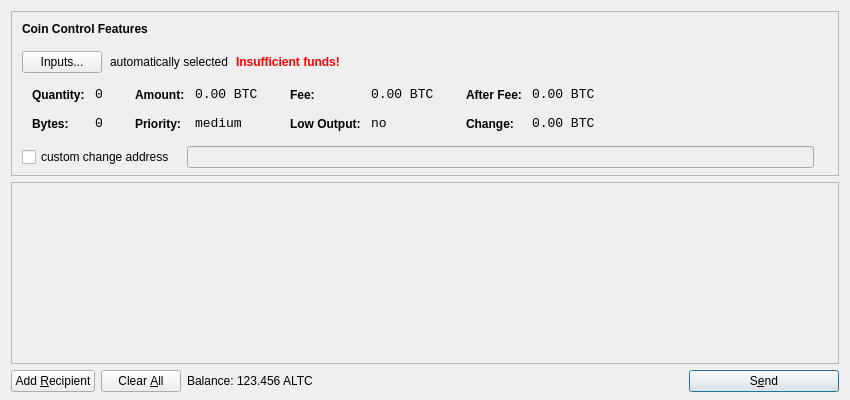
<?xml version="1.0" encoding="UTF-8"?>
<ui version="4.0">
 <class>SendCoinsDialog</class>
 <widget class="QDialog" name="SendCoinsDialog">
  <property name="geometry">
   <rect>
    <x>0</x>
    <y>0</y>
    <width>850</width>
    <height>400</height>
   </rect>
  </property>
  <property name="windowTitle">
   <string>Send Coins</string>
  </property>
  <layout class="QVBoxLayout" name="verticalLayout" stretch="0,1,0">
   <property name="bottomMargin">
    <number>8</number>
   </property>
   <item>
    <widget class="QFrame" name="frameCoinControl">
     <property name="sizePolicy">
      <sizepolicy hsizetype="Expanding" vsizetype="Expanding">
       <horstretch>0</horstretch>
       <verstretch>0</verstretch>
      </sizepolicy>
     </property>
     <property name="maximumSize">
      <size>
       <width>16777215</width>
       <height>16777215</height>
      </size>
     </property>
     <property name="frameShape">
      <enum>QFrame::StyledPanel</enum>
     </property>
     <property name="frameShadow">
      <enum>QFrame::Sunken</enum>
     </property>
     <layout class="QVBoxLayout" name="verticalLayoutCoinControl2">
      <property name="spacing">
       <number>-1</number>
      </property>
      <property name="leftMargin">
       <number>0</number>
      </property>
      <property name="topMargin">
       <number>0</number>
      </property>
      <property name="rightMargin">
       <number>0</number>
      </property>
      <property name="bottomMargin">
       <number>6</number>
      </property>
      <item>
       <layout class="QVBoxLayout" name="verticalLayoutCoinControl" stretch="0,0,0,0,1">
        <property name="spacing">
         <number>0</number>
        </property>
        <property name="leftMargin">
         <number>10</number>
        </property>
        <property name="topMargin">
         <number>10</number>
        </property>
        <item>
         <layout class="QHBoxLayout" name="horizontalLayoutCoinControl1">
          <property name="bottomMargin">
           <number>15</number>
          </property>
          <item>
           <widget class="QLabel" name="labelCoinControlFeatures">
            <property name="sizePolicy">
             <sizepolicy hsizetype="Preferred" vsizetype="Maximum">
              <horstretch>0</horstretch>
              <verstretch>0</verstretch>
             </sizepolicy>
            </property>
            <property name="font">
             <font>
              <weight>75</weight>
              <bold>true</bold>
             </font>
            </property>
            <property name="styleSheet">
             <string notr="true">font-weight:bold;</string>
            </property>
            <property name="text">
             <string>Coin Control Features</string>
            </property>
           </widget>
          </item>
         </layout>
        </item>
        <item>
         <layout class="QHBoxLayout" name="horizontalLayoutCoinControl2" stretch="0,0,0,0">
          <property name="spacing">
           <number>8</number>
          </property>
          <property name="bottomMargin">
           <number>10</number>
          </property>
          <item>
           <widget class="QPushButton" name="pushButtonCoinControl">
            <property name="styleSheet">
             <string notr="true"/>
            </property>
            <property name="text">
             <string>Inputs...</string>
            </property>
           </widget>
          </item>
          <item>
           <widget class="QLabel" name="labelCoinControlAutomaticallySelected">
            <property name="text">
             <string>automatically selected</string>
            </property>
            <property name="margin">
             <number>5</number>
            </property>
           </widget>
          </item>
          <item>
           <widget class="QLabel" name="labelCoinControlInsuffFunds">
            <property name="font">
             <font>
              <weight>75</weight>
              <bold>true</bold>
             </font>
            </property>
            <property name="styleSheet">
             <string notr="true">color:red;font-weight:bold;</string>
            </property>
            <property name="text">
             <string>Insufficient funds!</string>
            </property>
            <property name="margin">
             <number>5</number>
            </property>
           </widget>
          </item>
          <item>
           <spacer name="horizontalSpacerCoinControl">
            <property name="orientation">
             <enum>Qt::Horizontal</enum>
            </property>
            <property name="sizeHint" stdset="0">
             <size>
              <width>40</width>
              <height>1</height>
             </size>
            </property>
           </spacer>
          </item>
         </layout>
        </item>
        <item>
         <widget class="QWidget" name="widgetCoinControl" native="true">
          <property name="sizePolicy">
           <sizepolicy hsizetype="Preferred" vsizetype="Preferred">
            <horstretch>0</horstretch>
            <verstretch>0</verstretch>
           </sizepolicy>
          </property>
          <property name="minimumSize">
           <size>
            <width>0</width>
            <height>0</height>
           </size>
          </property>
          <property name="styleSheet">
           <string notr="true"/>
          </property>
          <layout class="QHBoxLayout" name="horizontalLayoutCoinControl5">
           <property name="margin">
            <number>0</number>
           </property>
           <item>
            <layout class="QHBoxLayout" name="horizontalLayoutCoinControl3" stretch="0,0,0,1">
             <property name="spacing">
              <number>20</number>
             </property>
             <property name="topMargin">
              <number>0</number>
             </property>
             <property name="bottomMargin">
              <number>10</number>
             </property>
             <item>
              <layout class="QFormLayout" name="formLayoutCoinControl1">
               <property name="horizontalSpacing">
                <number>10</number>
               </property>
               <property name="verticalSpacing">
                <number>14</number>
               </property>
               <property name="leftMargin">
                <number>10</number>
               </property>
               <property name="topMargin">
                <number>4</number>
               </property>
               <property name="rightMargin">
                <number>6</number>
               </property>
               <item row="0" column="0">
                <widget class="QLabel" name="labelCoinControlQuantityText">
                 <property name="styleSheet">
                  <string notr="true">font-weight:bold;</string>
                 </property>
                 <property name="text">
                  <string>Quantity:</string>
                 </property>
                 <property name="margin">
                  <number>0</number>
                 </property>
                </widget>
               </item>
               <item row="0" column="1">
                <widget class="QLabel" name="labelCoinControlQuantity">
                 <property name="font">
                  <font>
                   <family>Monospace</family>
                   <pointsize>10</pointsize>
                  </font>
                 </property>
                 <property name="cursor">
                  <cursorShape>IBeamCursor</cursorShape>
                 </property>
                 <property name="contextMenuPolicy">
                  <enum>Qt::ActionsContextMenu</enum>
                 </property>
                 <property name="text">
                  <string notr="true">0</string>
                 </property>
                 <property name="margin">
                  <number>0</number>
                 </property>
                 <property name="textInteractionFlags">
                  <set>Qt::LinksAccessibleByMouse|Qt::TextSelectableByKeyboard|Qt::TextSelectableByMouse</set>
                 </property>
                </widget>
               </item>
               <item row="1" column="0">
                <widget class="QLabel" name="labelCoinControlBytesText">
                 <property name="styleSheet">
                  <string notr="true">font-weight:bold;</string>
                 </property>
                 <property name="text">
                  <string>Bytes:</string>
                 </property>
                </widget>
               </item>
               <item row="1" column="1">
                <widget class="QLabel" name="labelCoinControlBytes">
                 <property name="font">
                  <font>
                   <family>Monospace</family>
                   <pointsize>10</pointsize>
                  </font>
                 </property>
                 <property name="cursor">
                  <cursorShape>IBeamCursor</cursorShape>
                 </property>
                 <property name="contextMenuPolicy">
                  <enum>Qt::ActionsContextMenu</enum>
                 </property>
                 <property name="text">
                  <string notr="true">0</string>
                 </property>
                 <property name="textInteractionFlags">
                  <set>Qt::LinksAccessibleByMouse|Qt::TextSelectableByKeyboard|Qt::TextSelectableByMouse</set>
                 </property>
                </widget>
               </item>
              </layout>
             </item>
             <item>
              <layout class="QFormLayout" name="formLayoutCoinControl2">
               <property name="horizontalSpacing">
                <number>10</number>
               </property>
               <property name="verticalSpacing">
                <number>14</number>
               </property>
               <property name="leftMargin">
                <number>6</number>
               </property>
               <property name="topMargin">
                <number>4</number>
               </property>
               <property name="rightMargin">
                <number>6</number>
               </property>
               <item row="0" column="0">
                <widget class="QLabel" name="labelCoinControlAmountText">
                 <property name="styleSheet">
                  <string notr="true">font-weight:bold;</string>
                 </property>
                 <property name="text">
                  <string>Amount:</string>
                 </property>
                 <property name="margin">
                  <number>0</number>
                 </property>
                </widget>
               </item>
               <item row="0" column="1">
                <widget class="QLabel" name="labelCoinControlAmount">
                 <property name="font">
                  <font>
                   <family>Monospace</family>
                   <pointsize>10</pointsize>
                  </font>
                 </property>
                 <property name="cursor">
                  <cursorShape>IBeamCursor</cursorShape>
                 </property>
                 <property name="contextMenuPolicy">
                  <enum>Qt::ActionsContextMenu</enum>
                 </property>
                 <property name="text">
                  <string notr="true">0.00 BTC</string>
                 </property>
                 <property name="textInteractionFlags">
                  <set>Qt::LinksAccessibleByMouse|Qt::TextSelectableByKeyboard|Qt::TextSelectableByMouse</set>
                 </property>
                </widget>
               </item>
               <item row="1" column="0">
                <widget class="QLabel" name="labelCoinControlPriorityText">
                 <property name="styleSheet">
                  <string notr="true">font-weight:bold;</string>
                 </property>
                 <property name="text">
                  <string>Priority:</string>
                 </property>
                </widget>
               </item>
               <item row="1" column="1">
                <widget class="QLabel" name="labelCoinControlPriority">
                 <property name="font">
                  <font>
                   <family>Monospace</family>
                   <pointsize>10</pointsize>
                  </font>
                 </property>
                 <property name="cursor">
                  <cursorShape>IBeamCursor</cursorShape>
                 </property>
                 <property name="contextMenuPolicy">
                  <enum>Qt::ActionsContextMenu</enum>
                 </property>
                 <property name="text">
                  <string>medium</string>
                 </property>
                 <property name="textInteractionFlags">
                  <set>Qt::LinksAccessibleByMouse|Qt::TextSelectableByKeyboard|Qt::TextSelectableByMouse</set>
                 </property>
                </widget>
               </item>
              </layout>
             </item>
             <item>
              <layout class="QFormLayout" name="formLayoutCoinControl3">
               <property name="horizontalSpacing">
                <number>10</number>
               </property>
               <property name="verticalSpacing">
                <number>14</number>
               </property>
               <property name="leftMargin">
                <number>6</number>
               </property>
               <property name="topMargin">
                <number>4</number>
               </property>
               <property name="rightMargin">
                <number>6</number>
               </property>
               <item row="0" column="0">
                <widget class="QLabel" name="labelCoinControlFeeText">
                 <property name="styleSheet">
                  <string notr="true">font-weight:bold;</string>
                 </property>
                 <property name="text">
                  <string>Fee:</string>
                 </property>
                 <property name="margin">
                  <number>0</number>
                 </property>
                </widget>
               </item>
               <item row="0" column="1">
                <widget class="QLabel" name="labelCoinControlFee">
                 <property name="font">
                  <font>
                   <family>Monospace</family>
                   <pointsize>10</pointsize>
                  </font>
                 </property>
                 <property name="cursor">
                  <cursorShape>IBeamCursor</cursorShape>
                 </property>
                 <property name="contextMenuPolicy">
                  <enum>Qt::ActionsContextMenu</enum>
                 </property>
                 <property name="text">
                  <string notr="true">0.00 BTC</string>
                 </property>
                 <property name="textInteractionFlags">
                  <set>Qt::LinksAccessibleByMouse|Qt::TextSelectableByKeyboard|Qt::TextSelectableByMouse</set>
                 </property>
                </widget>
               </item>
               <item row="1" column="0">
                <widget class="QLabel" name="labelCoinControlLowOutputText">
                 <property name="styleSheet">
                  <string notr="true">font-weight:bold;</string>
                 </property>
                 <property name="text">
                  <string>Low Output:</string>
                 </property>
                </widget>
               </item>
               <item row="1" column="1">
                <widget class="QLabel" name="labelCoinControlLowOutput">
                 <property name="font">
                  <font>
                   <family>Monospace</family>
                   <pointsize>10</pointsize>
                  </font>
                 </property>
                 <property name="cursor">
                  <cursorShape>IBeamCursor</cursorShape>
                 </property>
                 <property name="contextMenuPolicy">
                  <enum>Qt::ActionsContextMenu</enum>
                 </property>
                 <property name="text">
                  <string>no</string>
                 </property>
                 <property name="textInteractionFlags">
                  <set>Qt::LinksAccessibleByMouse|Qt::TextSelectableByKeyboard|Qt::TextSelectableByMouse</set>
                 </property>
                </widget>
               </item>
              </layout>
             </item>
             <item>
              <layout class="QFormLayout" name="formLayoutCoinControl4">
               <property name="horizontalSpacing">
                <number>10</number>
               </property>
               <property name="verticalSpacing">
                <number>14</number>
               </property>
               <property name="leftMargin">
                <number>6</number>
               </property>
               <property name="topMargin">
                <number>4</number>
               </property>
               <property name="rightMargin">
                <number>6</number>
               </property>
               <item row="0" column="0">
                <widget class="QLabel" name="labelCoinControlAfterFeeText">
                 <property name="styleSheet">
                  <string notr="true">font-weight:bold;</string>
                 </property>
                 <property name="text">
                  <string>After Fee:</string>
                 </property>
                 <property name="margin">
                  <number>0</number>
                 </property>
                </widget>
               </item>
               <item row="0" column="1">
                <widget class="QLabel" name="labelCoinControlAfterFee">
                 <property name="font">
                  <font>
                   <family>Monospace</family>
                   <pointsize>10</pointsize>
                  </font>
                 </property>
                 <property name="cursor">
                  <cursorShape>IBeamCursor</cursorShape>
                 </property>
                 <property name="contextMenuPolicy">
                  <enum>Qt::ActionsContextMenu</enum>
                 </property>
                 <property name="text">
                  <string notr="true">0.00 BTC</string>
                 </property>
                 <property name="textInteractionFlags">
                  <set>Qt::LinksAccessibleByMouse|Qt::TextSelectableByKeyboard|Qt::TextSelectableByMouse</set>
                 </property>
                </widget>
               </item>
               <item row="1" column="0">
                <widget class="QLabel" name="labelCoinControlChangeText">
                 <property name="styleSheet">
                  <string notr="true">font-weight:bold;</string>
                 </property>
                 <property name="text">
                  <string>Change:</string>
                 </property>
                </widget>
               </item>
               <item row="1" column="1">
                <widget class="QLabel" name="labelCoinControlChange">
                 <property name="font">
                  <font>
                   <family>Monospace</family>
                   <pointsize>10</pointsize>
                  </font>
                 </property>
                 <property name="cursor">
                  <cursorShape>IBeamCursor</cursorShape>
                 </property>
                 <property name="contextMenuPolicy">
                  <enum>Qt::ActionsContextMenu</enum>
                 </property>
                 <property name="text">
                  <string notr="true">0.00 BTC</string>
                 </property>
                 <property name="textInteractionFlags">
                  <set>Qt::LinksAccessibleByMouse|Qt::TextSelectableByKeyboard|Qt::TextSelectableByMouse</set>
                 </property>
                </widget>
               </item>
              </layout>
             </item>
            </layout>
           </item>
          </layout>
         </widget>
        </item>
        <item>
         <layout class="QHBoxLayout" name="horizontalLayoutCoinControl4" stretch="0,0,0">
          <property name="spacing">
           <number>12</number>
          </property>
          <property name="sizeConstraint">
           <enum>QLayout::SetDefaultConstraint</enum>
          </property>
          <property name="topMargin">
           <number>5</number>
          </property>
          <property name="rightMargin">
           <number>5</number>
          </property>
          <item>
           <widget class="QCheckBox" name="checkBoxCoinControlChange">
            <property name="text">
             <string>custom change address</string>
            </property>
           </widget>
          </item>
          <item>
           <widget class="QLineEdit" name="lineEditCoinControlChange">
            <property name="enabled">
             <bool>false</bool>
            </property>
            <property name="sizePolicy">
             <sizepolicy hsizetype="Expanding" vsizetype="Fixed">
              <horstretch>0</horstretch>
              <verstretch>0</verstretch>
             </sizepolicy>
            </property>
           </widget>
          </item>
          <item>
           <widget class="QLabel" name="labelCoinControlChangeLabel">
            <property name="sizePolicy">
             <sizepolicy hsizetype="Preferred" vsizetype="Expanding">
              <horstretch>0</horstretch>
              <verstretch>0</verstretch>
             </sizepolicy>
            </property>
            <property name="minimumSize">
             <size>
              <width>0</width>
              <height>0</height>
             </size>
            </property>
            <property name="text">
             <string/>
            </property>
            <property name="margin">
             <number>3</number>
            </property>
           </widget>
          </item>
         </layout>
        </item>
        <item>
         <spacer name="verticalSpacerCoinControl">
          <property name="orientation">
           <enum>Qt::Vertical</enum>
          </property>
          <property name="sizeHint" stdset="0">
           <size>
            <width>800</width>
            <height>1</height>
           </size>
          </property>
         </spacer>
        </item>
       </layout>
      </item>
     </layout>
    </widget>
   </item>
   <item>
    <widget class="QScrollArea" name="scrollArea">
     <property name="widgetResizable">
      <bool>true</bool>
     </property>
     <widget class="QWidget" name="scrollAreaWidgetContents">
      <property name="geometry">
       <rect>
        <x>0</x>
        <y>0</y>
        <width>830</width>
        <height>165</height>
       </rect>
      </property>
      <layout class="QVBoxLayout" name="verticalLayout_2">
       <property name="margin">
        <number>0</number>
       </property>
       <item>
        <layout class="QVBoxLayout" name="entries">
         <property name="spacing">
          <number>6</number>
         </property>
        </layout>
       </item>
       <item>
        <spacer name="verticalSpacer">
         <property name="orientation">
          <enum>Qt::Vertical</enum>
         </property>
         <property name="sizeHint" stdset="0">
          <size>
           <width>20</width>
           <height>40</height>
          </size>
         </property>
        </spacer>
       </item>
      </layout>
     </widget>
    </widget>
   </item>
   <item>
    <layout class="QHBoxLayout" name="horizontalLayout">
     <item>
      <widget class="QPushButton" name="addButton">
       <property name="toolTip">
        <string>Send to multiple recipients at once</string>
       </property>
       <property name="text">
        <string>Add &amp;Recipient</string>
       </property>
       <property name="icon">
        <iconset resource="../bitcoin.qrc">
         <normaloff>:/icons/add</normaloff>:/icons/add</iconset>
       </property>
       <property name="autoDefault">
        <bool>false</bool>
       </property>
      </widget>
     </item>
     <item>
      <widget class="QPushButton" name="clearButton">
       <property name="sizePolicy">
        <sizepolicy hsizetype="Minimum" vsizetype="Fixed">
         <horstretch>0</horstretch>
         <verstretch>0</verstretch>
        </sizepolicy>
       </property>
       <property name="toolTip">
        <string>Remove all transaction fields</string>
       </property>
       <property name="text">
        <string>Clear &amp;All</string>
       </property>
       <property name="icon">
        <iconset resource="../bitcoin.qrc">
         <normaloff>:/icons/remove</normaloff>:/icons/remove</iconset>
       </property>
       <property name="autoRepeatDelay">
        <number>300</number>
       </property>
       <property name="autoDefault">
        <bool>false</bool>
       </property>
      </widget>
     </item>
     <item>
      <layout class="QHBoxLayout" name="horizontalLayout_2">
       <property name="spacing">
        <number>3</number>
       </property>
       <item>
        <widget class="QLabel" name="label">
         <property name="text">
          <string>Balance:</string>
         </property>
        </widget>
       </item>
       <item>
        <widget class="QLabel" name="labelBalance">
         <property name="cursor">
          <cursorShape>IBeamCursor</cursorShape>
         </property>
         <property name="text">
          <string>123.456 ALTC</string>
         </property>
         <property name="textInteractionFlags">
          <set>Qt::LinksAccessibleByMouse|Qt::TextSelectableByKeyboard|Qt::TextSelectableByMouse</set>
         </property>
        </widget>
       </item>
      </layout>
     </item>
     <item>
      <spacer name="horizontalSpacer">
       <property name="orientation">
        <enum>Qt::Horizontal</enum>
       </property>
       <property name="sizeHint" stdset="0">
        <size>
         <width>40</width>
         <height>20</height>
        </size>
       </property>
      </spacer>
     </item>
     <item>
      <widget class="QPushButton" name="sendButton">
       <property name="minimumSize">
        <size>
         <width>150</width>
         <height>0</height>
        </size>
       </property>
       <property name="toolTip">
        <string>Confirm the send action</string>
       </property>
       <property name="text">
        <string>S&amp;end</string>
       </property>
       <property name="icon">
        <iconset resource="../bitcoin.qrc">
         <normaloff>:/icons/send</normaloff>:/icons/send</iconset>
       </property>
       <property name="default">
        <bool>true</bool>
       </property>
      </widget>
     </item>
    </layout>
   </item>
  </layout>
 </widget>
 <resources>
  <include location="../bitcoin.qrc"/>
 </resources>
 <connections/>
</ui>
